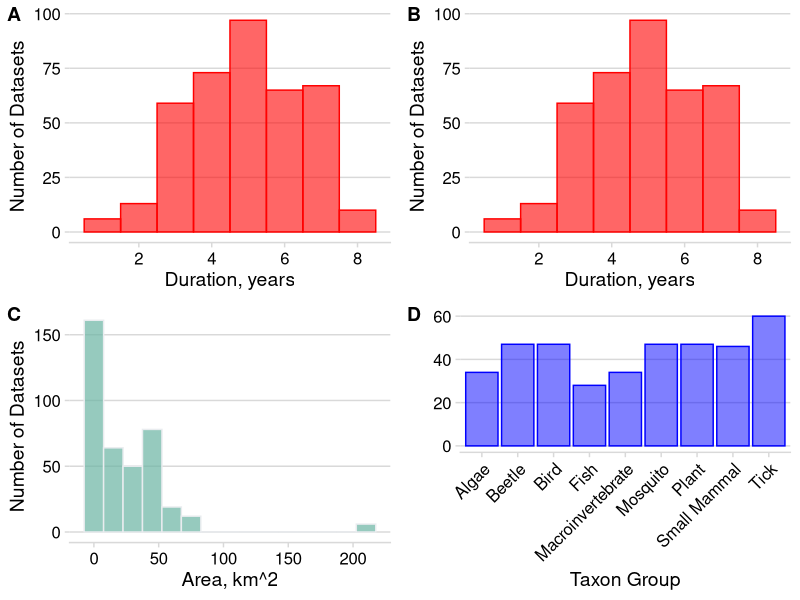

R code for this plot:
# plot ds coverage for paper figure
# historgrams for 
# temporal coverage - num years
# temporal evenness (interval SD)
# geo coverage - square km
# taxon coverage - # taxa by group

# you could try stacking the bars, e.g., for each taxon group, NEON= color 1, EDI=color 2


# set up
setwd('/Users/mob/Desktop/EDI_files_at_msi/EDI/thematic_standardization/ecocomDP_pop_com/git_checkouts/ecocomDP/paper_2020')
library(ggplot2)
library(cowplot)
library(readr)


# load data:
NEON_dataset_coverage <- read_csv("NEON_dataset_coverage.csv")


# manipulate data
# calc temporal cov for NEON
NEON_dataset_coverage$num_years <- (NEON_dataset_coverage$max_year - NEON_dataset_coverage$min_year) +1

# combine eric, colin files
# TO DO, Tuesday
combined_data <- NEON_dataset_coverage


# add colum for source
combined_data$source <- ifelse(grepl("DP1.", combined_data$dpid, ignore.case = F), "NEON", 
                ifelse(grepl("edi.", combined_data$dpid, ignore.case = F), "EDI", "Other"))

# add column for taxonomic groups
combined_data$taxon_label <- ifelse(grepl("algae", combined_data$taxon_type, ignore.case = T), "Algae", 
                      ifelse(grepl("macroinvertebrate", combined_data$taxon_type, ignore.case = T), "Macroinvertebrate", 
                             ifelse(grepl("beetle", combined_data$taxon_type, ignore.case = T), "Beetle", 
                                    ifelse(grepl("bird", combined_data$taxon_type, ignore.case = T), "Bird", 
                                           ifelse(grepl("fish", combined_data$taxon_type, ignore.case = T), "Fish", 
                                                  ifelse(grepl("mosquito", combined_data$taxon_type, ignore.case = T), "Mosquito", 
                                                         ifelse(grepl("plant", combined_data$taxon_type, ignore.case = T), "Plant", 
                                                                ifelse(grepl("small_mammal", combined_data$taxon_type, ignore.case = T), "Small Mammal", 
                                                                       ifelse(grepl("Tick", combined_data$taxon_type, ignore.case = T), "Tick", 
                                                                              ifelse(grepl("tick_pathogen", combined_data$taxon_type, ignore.case = T), "Tick Pathogen", 
                             "Other"))))))))))



# plots

# geographic coverage
plot_geoCov <- ggplot(combined_data, aes(x=areaKm2)) + 
  geom_histogram( binwidth=15, fill="#69b3a2", color="#e9ecef", alpha=0.7) +
  # ggtitle("Bin size = 15") +
  theme_minimal_hgrid()  +
  ylab("Number of Datasets") + 
  xlab("Area, km^2")

# temporal coverage
plot_temCov <-   ggplot(combined_data, aes(x=num_years)) + 
  geom_histogram( binwidth=1, fill="red", color="red", alpha=0.6) +
  theme_minimal_hgrid()  +
  ylab("Number of Datasets") + 
  xlab("Duration, years")      
                        
                
# temporal evenness
# place holder.
plot_temEvenness <- plot_temCov

# taxonomic coverage
# with hints from:
# https://stackoverflow.com/questions/7263849/what-do-hjust-and-vjust-do-when-making-a-plot-using-ggplot/7267364
plot_taxonCov <- ggplot(data=combined_data, aes(x=taxon_label)) +
  geom_bar(stat="count", fill="blue", color="blue", alpha=0.5) +
  # scale_y_continuous(expand=c(0,0)) + # removes space between the bar and the tick mark
  theme_minimal_hgrid() + 
  ylab("") + 
  xlab("Taxon Group")  +
  theme(axis.text.x = element_text(angle = 45, hjust = 1) )  # hjust sets postition of text
    


# arrange plots
# cowplot recommendation from: https://stackoverflow.com/questions/1249548/side-by-side-plots-with-ggplot2
p <- plot_grid(plot_temCov, plot_temEvenness, plot_geoCov, plot_taxonCov, labels = "AUTO")
ggsave("fig_x.png", p)
